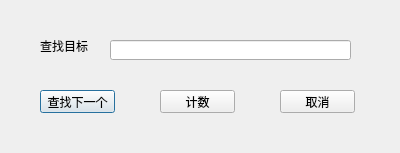
<?xml version="1.0" encoding="UTF-8"?>
<ui version="4.0">
 <class>SearchDialog</class>
 <widget class="QDialog" name="SearchDialog">
  <property name="geometry">
   <rect>
    <x>0</x>
    <y>0</y>
    <width>400</width>
    <height>153</height>
   </rect>
  </property>
  <property name="windowTitle">
   <string>Dialog</string>
  </property>
  <widget class="QLabel" name="label">
   <property name="geometry">
    <rect>
     <x>40</x>
     <y>40</y>
     <width>54</width>
     <height>12</height>
    </rect>
   </property>
   <property name="text">
    <string>查找目标</string>
   </property>
  </widget>
  <widget class="QLineEdit" name="lineEdit">
   <property name="geometry">
    <rect>
     <x>110</x>
     <y>40</y>
     <width>241</width>
     <height>20</height>
    </rect>
   </property>
  </widget>
  <widget class="QPushButton" name="pushButton">
   <property name="geometry">
    <rect>
     <x>40</x>
     <y>90</y>
     <width>75</width>
     <height>23</height>
    </rect>
   </property>
   <property name="text">
    <string>查找下一个</string>
   </property>
  </widget>
  <widget class="QPushButton" name="pushButton_2">
   <property name="geometry">
    <rect>
     <x>160</x>
     <y>90</y>
     <width>75</width>
     <height>23</height>
    </rect>
   </property>
   <property name="text">
    <string>计数</string>
   </property>
  </widget>
  <widget class="QPushButton" name="pushButton_3">
   <property name="geometry">
    <rect>
     <x>280</x>
     <y>90</y>
     <width>75</width>
     <height>23</height>
    </rect>
   </property>
   <property name="text">
    <string>取消</string>
   </property>
  </widget>
  <widget class="QLabel" name="label_2">
   <property name="geometry">
    <rect>
     <x>170</x>
     <y>130</y>
     <width>54</width>
     <height>12</height>
    </rect>
   </property>
   <property name="text">
    <string/>
   </property>
  </widget>
 </widget>
 <resources/>
 <connections/>
</ui>
